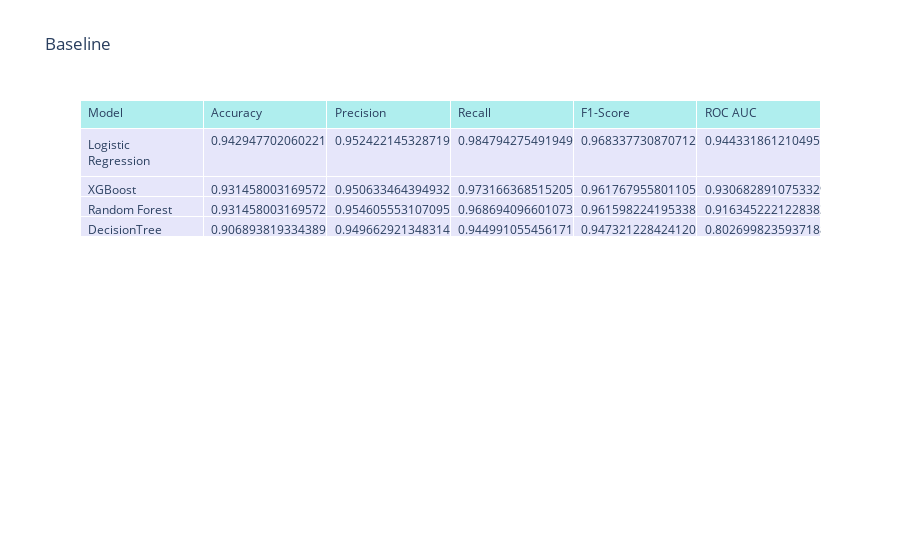

This figure's notebook cell:
### Code cell
# Vẽ lưới dạng pie
plt.figure(figsize=(15, 6))
fig = go.Figure(data=[go.Table(
    header=dict(values=list(df_results.columns),
                fill_color='paleturquoise',
                align='left'),
    cells=dict(values=[df_results[col] for col in df_results.columns],
               fill_color='lavender',
               align='left'))
])
fig.update_layout(title="Baseline ")
fig.show()
plt.show()

### Figure 1 — Plotly figure (JSON) as saved in the notebook; plotly's stock layout.template omitted (floating-point values rounded to 4 significant figures)
{"data": [{"cells": {"align": "left", "fill": {"color": "lavender"}, "values": [["Logistic Regression", "XGBoost", "Random Forest", "DecisionTree"], [0.9429, 0.9315, 0.9315, 0.9069], [0.9524, 0.9506, 0.9546, 0.9497], [0.9848, 0.9732, 0.9687, 0.945], [0.9683, 0.9618, 0.9616, 0.9473], [0.9443, 0.9307, 0.9163, 0.8027]]}, "header": {"align": "left", "fill": {"color": "paleturquoise"}, "values": ["Model", "Accuracy", "Precision", "Recall", "F1-Score", "ROC AUC"]}, "type": "table"}], "layout": {"title": {"text": "Baseline "}}}
